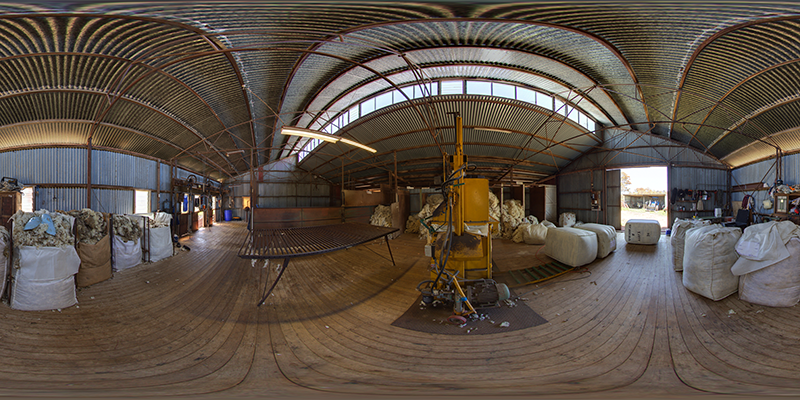
#> input picture data/pano4s.png, 800 x 400 px
$ python test_projections.py
#> lines starting #> are read from the running program, lines starting #| are printed output that depends on the picture
import cv2
import numpy as np
import math

img_w = 800
img_h = 400

phi_0 = 180
lambda_0 = 360

# Map image coordinates to 360x180 coordinates (Wikipedia assumes the image is that way)
def _image_to_360(x, y):
    x_p = x * (360/img_w)
    y_p = y * (180/img_h)
    return {'x': x_p, 'y': y_p}

# Reverse projection as in Wikipedia for Equirectangular projection
def _reverse_projection(x, y):
    lambda_p = x / (math.cos(phi_0)) + lambda_0
    phi_p = y + phi_0
    return {'long': lambda_p, 'lat': phi_p}

# Perform the translation
def _translation_sphere(long, lat, t_long, t_lat):
    #new_long = (long + t_long) #% 360
    #new_lat = (lat + t_lat) % 180
    new_long = (long*math.cos(t_long) - lat*math.sin(t_long))  % 360
    new_lat = (long*math.sin(t_long) + y*math.cos(t_long)) % 180
    return {'long': new_long, 'lat': new_lat}

# Forward projection as in Wikipedia for Equirectangular projection
def _forward_projection(long, lat):
    x = (long-lambda_0) * math.cos(phi_0)
    y = lat - phi_0
    return {'x': x, 'y': y}

# Map 360x180 coordinates to image
def _360_to_image(long, lat):
    x = long * (img_w/360)
    y = lat * (img_h/180)
    return {'x': int(x), 'y': int(y)}

def to_radians(angle):
    r = angle * (math.pi/180)
    return r


test_filename = "../data/pano4s.png"

img = cv2.imread(test_filename)
#> img is the input picture: shape (400, 800, 3); mean B, G, R 70, 80.3, 92.1
img = cv2.resize(img,(360,180))
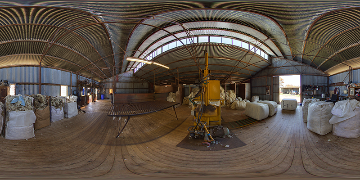
#> img: shape (180, 360, 3); mean B, G, R 69.9, 80.3, 92.1

# Compute central point of the image in latlong
#central_latlong = cartesian2latlong(img_w/2,img_h/2)
#phi_0 = central_latlong['lat']
#lambda_0 = central_latlong['long']

img_w = img.shape[1]
#> img_w = 360
img_h = img.shape[0]
#> img_h = 180

trans = np.zeros_like(img)

for x in range(0,img_w):
    for y in range(0,img_h):
        # [5 lines of commented-out code are left out]
        r_projection = _reverse_projection(x, y)
        #print(r_projection)
        latlong = _translation_sphere(r_projection['long'], r_projection['lat'], to_radians(10), 0)
        #print(latlong)
        f_projection = _forward_projection(latlong['long'], latlong['lat'])
        #print(f_projection)
        #map_360 = _360_to_image(f_projection['x'], f_projection['y'])
        #print(map_360)
        #trans[map_360['y'], map_360['x']] = img[y,x]
        trans[int(round(f_projection['y'])), int(round(f_projection['x']))] = img[y,x]
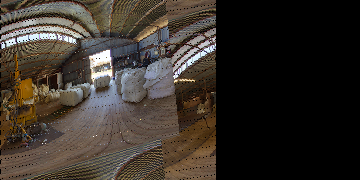
#> trans: shape (180, 360, 3); mean B, G, R 42.3, 49, 56

cv2.imshow('img', img)
cv2.imshow('trans', trans)
cv2.waitKey(0)
cv2.destroyAllWindows()
